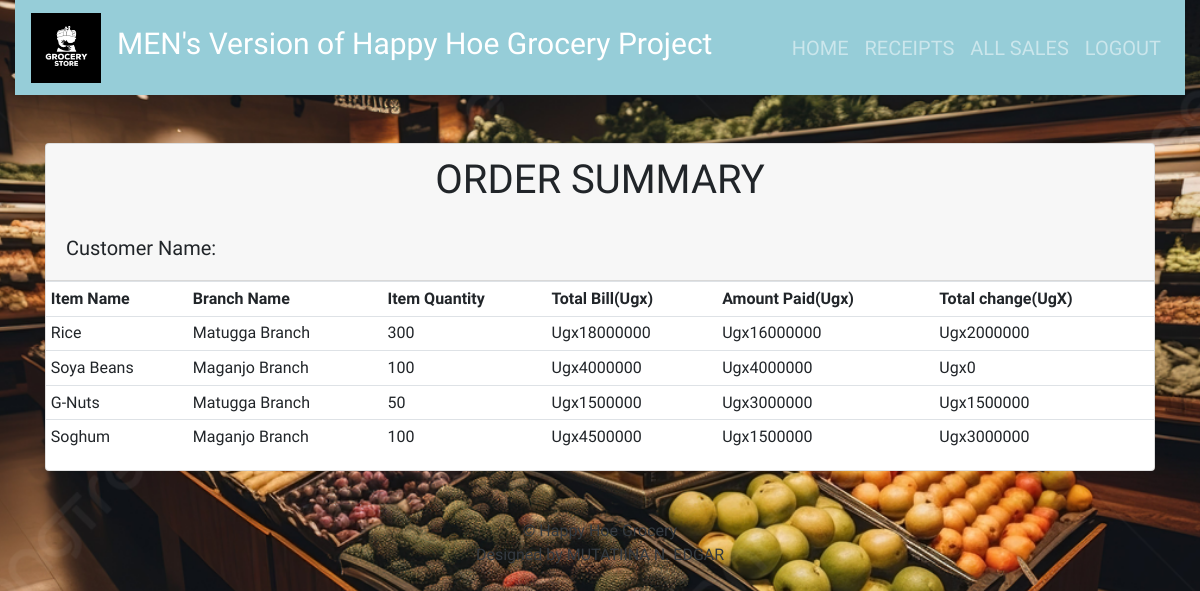
The app's page /receipt/ (signed in) with its own data.
### kgl/models.py (models this page shows, shortened)
class Sales(models.Model):
    branch_name = models.CharField(max_length=50, null =True, blank=True)
    seller = models.CharField(max_length=50, null =True, blank=True)
    item = models.ForeignKey(Stockx, on_delete=models.CASCADE)
    quantity = models.IntegerField(default=10, null=True, blank=True)
    amount_received = models.IntegerField(default=10, null=True, blank=True)
    issued_to = models.CharField(max_length=50, null=True, blank=True)
    unit_price = models.IntegerField(default=10, null=True, blank=True)
    date = models.DateField(default=datetime.now())
    def get_total(self):
        total = self.quantity * self.item.unit_price
        return int(total)
    def get_change(self):
        change = self.get_total() - self.amount_received
        return abs(int(change))

class Stockx(models.Model):
    item_name=models.CharField(max_length=50, null = True, blank=True)
    stock_branch_name=models.CharField(max_length=50, null = True, blank=True)
    stock_type=models.CharField(max_length=50, null = True, blank=True)
    stock_time_of_produce=models.CharField(max_length=50, null = True, blank=True)
    stock_contact=models.CharField(max_length=50, null = True, blank=True)
    stock_source = models.CharField(max_length=50, null = True, blank=True)
    unit_cost = models.IntegerField(default=10, null = True, blank=True)
    unit_price = models.IntegerField(default=0, null = True, blank=True)
    total_quantity = models.IntegerField(default=0, null = True, blank=True)
    issued_quantity = models.IntegerField(default=0, null = True, blank=True)
    def __str__(self):
        return self.item_name

### kgl/views.py (the view)
# urls.py: path('receipt/', views.receipt, name='receipt'),
@login_required
def receipt(request):
    sales = Sales.objects.all().order_by('-id')
    return render(request,'kgl/receipt.html', {'sales': sales})

### kgl/templates/kgl/receipt.html
{% extends 'kgl/base.html'%} {% block content%}
<br><br>
{% load static %}
<div class="container">
  <div class="row">
    <div class="col-md-12">
      <div class="card">
        <div class="card-header">
          <h1 class="text-center">ORDER SUMMARY</h1><br>
          <h2 class="lead">Customer Name: {{receipt.issued_to | title}}</h2>
        </div>
        <div class="card-block">
          <div class="table-responsive">
            <table class="table table-sm">
              <thead>
                <tr>
                  <td><strong>Item Name</strong></td>
                  <td><strong>Branch Name</strong></td>
                  <td class="text-xs-center"><strong>Item Quantity</strong></td>
                  <td class="text-xs-right"><strong>Total Bill(Ugx)</strong></td>
                  <td class="text-xs-right"><strong>Amount Paid(Ugx)</strong></td>
                  <td class="text-xs-right">
                    <strong>Total change(UgX)</strong>
                  </td>
                </tr>
              </thead>
              <tbody>
                {% for sale in sales  %}
                <tr>
                  <td>{{sale.item| title}}</td>
                  <td class="text-xs-center">{{sale.branch_name }}</td>
                  <td class="text-xs-center">{{sale.quantity }}</td>
                  <td class="text-xs-center">Ugx{{sale.get_total | title}}</td>
                  <td class="text-xs-right">Ugx{{ sale.amount_received }}</td>
                  <td class="text-xs-right">Ugx{{ sale.get_change }}</td>
                </tr>
                {% endfor %}
              </tbody>
            </table>
          </div>
        </div>
      </div>
    </div>
  </div>
</div>
{% endblock %}

### kgl/static/kgl/main.css (style rules this page uses)
html,body { position: relative; overflow-x: hidden; background: url('kgl/static/kgl/images/index.jpg'); width: 100% !important; height: 100vh; display: table; position: relative; background-position: center; background-attachment: scroll; -o-background-size: cover; -moz-background-size: cover; -webkit-background-size: cover; background-size: cover; background-repeat: no-repeat; }
body { background-color: #e0d5bf; font-family: 'raleway'; }

### records on screen
Sales: item "Rice", branch_name "Matugga Branch", quantity "300", get_total "18000000", amount_received "16000000", get_change "2000000"
Sales: item "Soya Beans", branch_name "Maganjo Branch", quantity "100", get_total "4000000", amount_received "4000000", get_change "0"
Sales: item "G-Nuts", branch_name "Matugga Branch", quantity "50", get_total "1500000", amount_received "3000000", get_change "1500000"
Sales: item "Soghum", branch_name "Maganjo Branch", quantity "100", get_total "4500000", amount_received "1500000", get_change "3000000"
